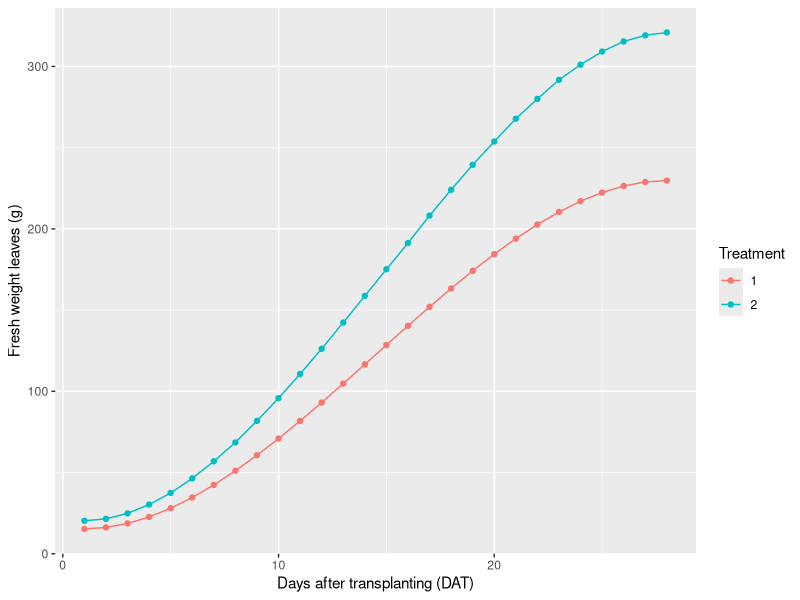
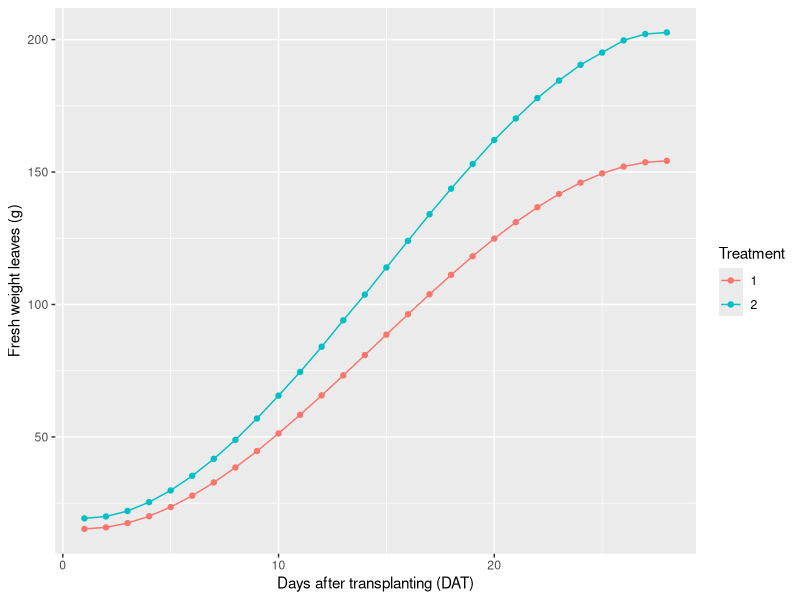
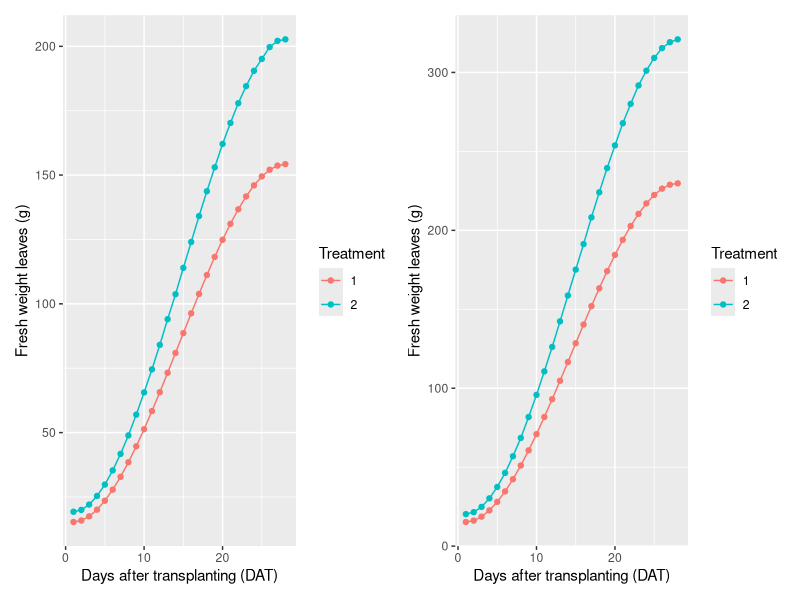

Recreate these plots in R, in order.
library(readxl)
library(tidyverse)
library(patchwork)

 lechuga <- read_excel("data/data-raw-lechugas-v2.xlsx")

 View(lechuga)

 promedio_peso <- lechuga %>%
   group_by(season, treatment, `date-dat`) %>%
   summarise(
     n = sum(!is.na(`fresh-weight-leaves (g)`)),
     promedio_fresh_weight = mean(`fresh-weight-leaves (g)`, na.rm = TRUE),
     .groups = "drop"
   )

 view(promedio_peso)


 grafico_invierno <- promedio_peso %>%
   filter(season == "invierno") %>%
   ggplot(aes(
     x = `date-dat`,
     y = promedio_fresh_weight,
     color = factor(treatment),
     group = treatment
   )) +
   geom_point() +
   geom_line() +
   labs(
     x = "Days after transplanting (DAT)",
     y = "Fresh weight leaves (g)",
     color = "Treatment"
   )


 grafico_verano <- promedio_peso %>%
   filter(season == "verano") %>%
   ggplot(aes(
     x = `date-dat`,
     y = promedio_fresh_weight,
     color = factor(treatment),
     group = treatment
   )) +
   geom_point() +
   geom_line() +
   labs(
     x = "Days after transplanting (DAT)",
     y = "Fresh weight leaves (g)",
     color = "Treatment"
   )


 grafico_verano
 grafico_invierno

 install.packages("patchwork")

 grafico_invierno + grafico_verano
